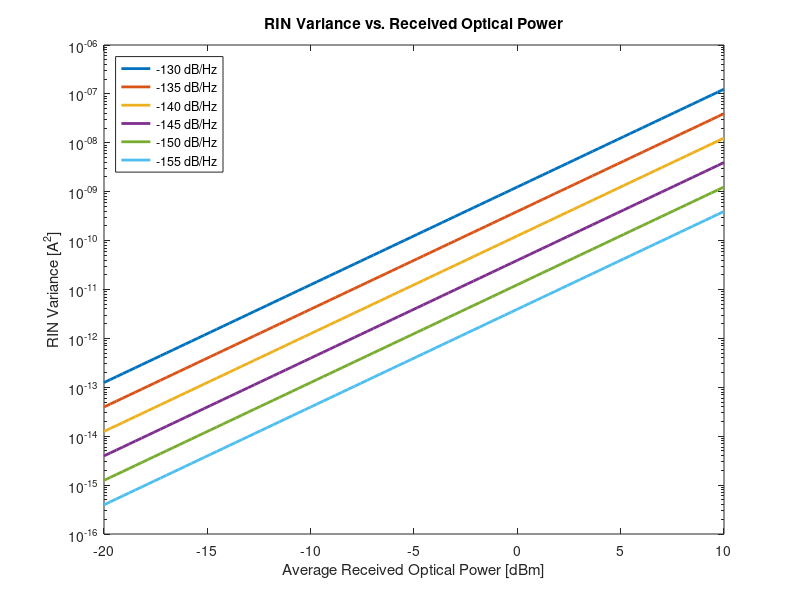
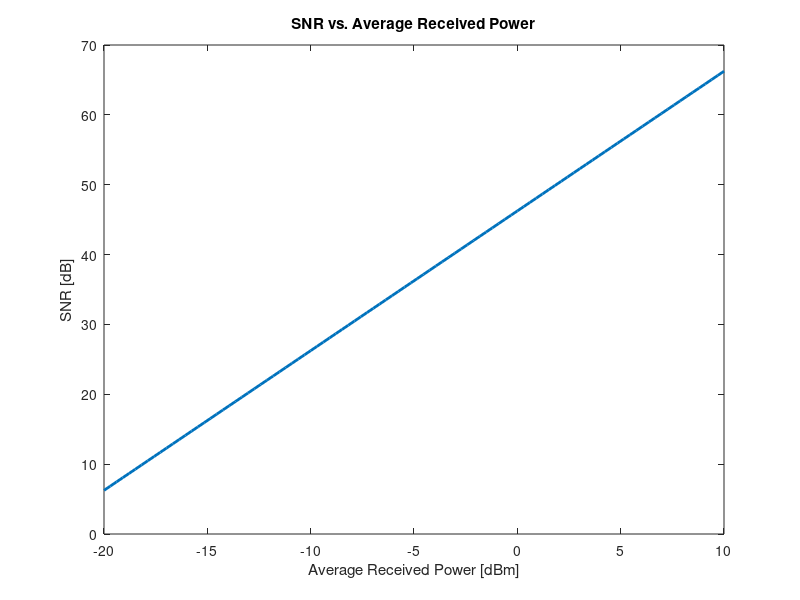

Source code (MATLAB) for these figures, in order:
close all; clearvars; clc;

k = 1.380649e-23;
T = 300;
RL = 50;
delF = 12.5e9;
R = 0.59;
PdB = linspace(-20, 10, 100);
P = 10.^(PdB./10) * 1e-3;
NF = 3;
Fn = 10^(NF/10);

iT = sqrt(4 * k * T / RL *delF);

SNR = (R.*P).^2 ./ (4 * k * T / RL * delF * Fn);

SNRdB = 10.*log10(SNR);

h = figure();
set(h,'WindowStyle','docked');

plot(PdB, SNRdB, "linewidth", 2);

title("SNR vs. Average Received Power");
xlabel("Average Received Power [dBm]");
ylabel("SNR [dB]");

% print -depsc SNRvsRP

NEP = sqrt(4 * k * T * Fn / (RL * R^2));

% lambda = linspace(.9, 2.1, 25);
% R = [.25, .3, .34, .38, .41, .45, .48, .52, .55, .57, .58, .59, .59, .59, .57, .57, .6, ...
%     .68, .82, 1, 1.08, 1.05, .95, .65, .3];

% plot(lambda, R);

eta = 1.24*0.59/1.55;


RINdB = [-130:-5:-155];
RIN = 10.^(RINdB./10);

RINvar = zeros(length(RINdB), length(P));

for i=1:length(RINdB)
    RINvar(i, :) = P.^2 .* RIN(i) * delF;
end

h = figure();
set(h,'WindowStyle','docked');

semilogy(PdB, RINvar, "linewidth", 2);
legend("-130 dB/Hz", "-135 dB/Hz", "-140 dB/Hz", "-145 dB/Hz", "-150 dB/Hz", "-155 dB/Hz", 'Location', 'northwest');
title("RIN Variance vs. Received Optical Power");
xlabel("Average Received Optical Power [dBm]");
ylabel("RIN Variance [A^2]");

print -depsc RINvar